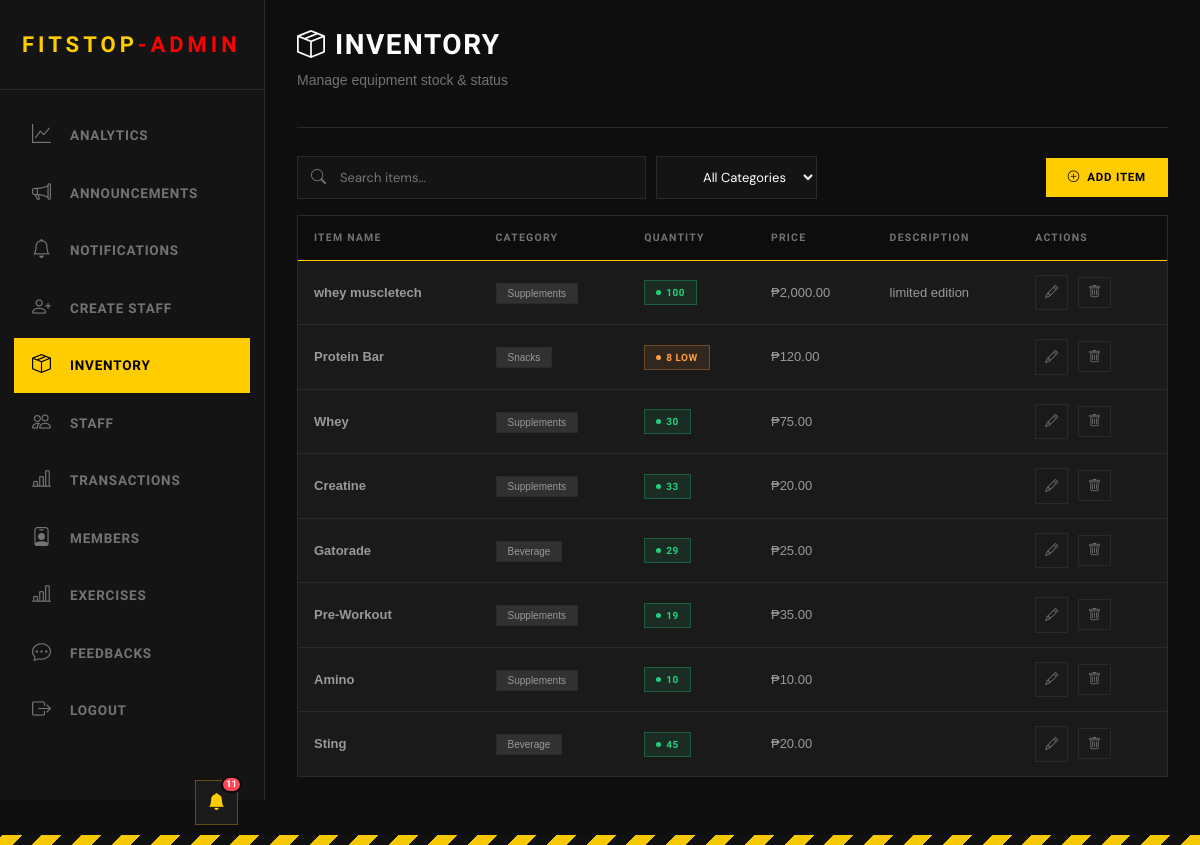
Page /admin/view_inventory.php (signed in) on the earlier database version.
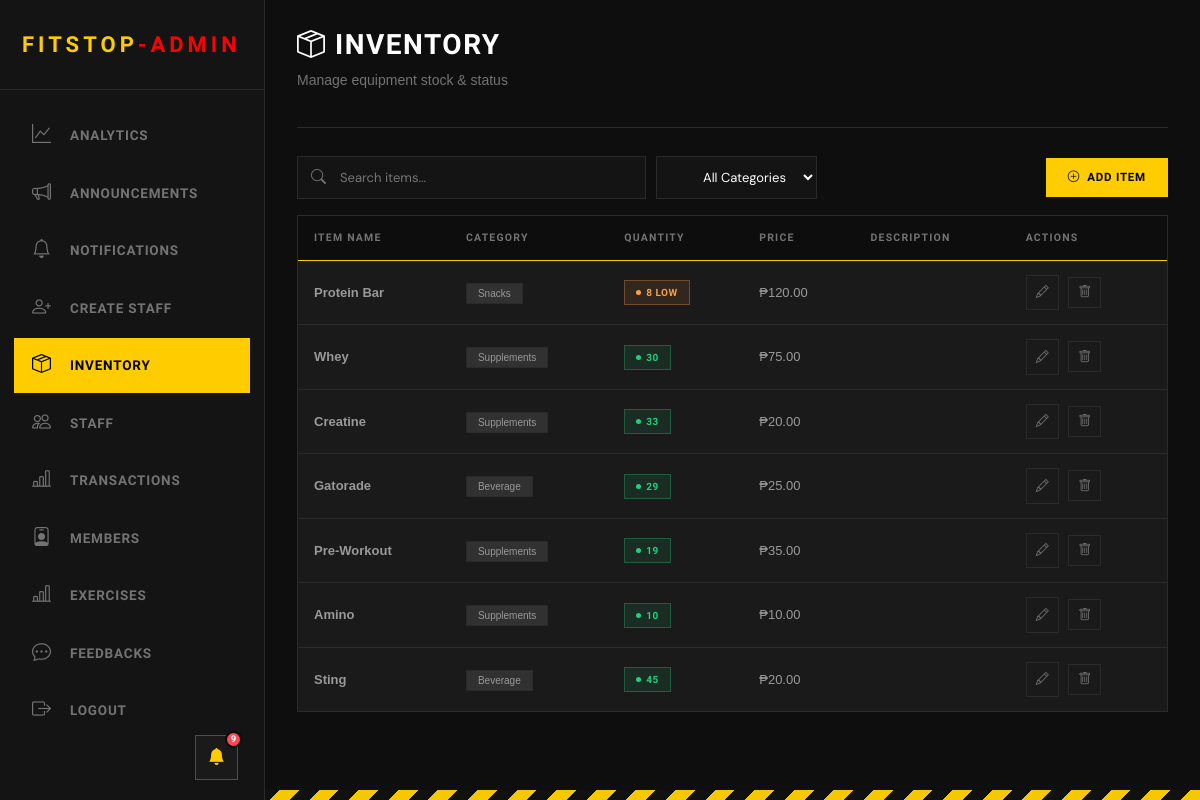
Same page on the later database version.
### tables this page shows
CREATE TABLE inventory (   id INTEGER PRIMARY KEY AUTOINCREMENT,   item_name VARCHAR(100) NOT NULL,   category VARCHAR(50) NOT NULL,   quantity INTEGER NOT NULL DEFAULT 0,   price DECIMAL(10, 2) NOT NULL DEFAULT 0.00,   description TEXT,   created_at TIMESTAMP DEFAULT CURRENT_TIMESTAMP,   updated_at TIMESTAMP DEFAULT CURRENT_TIMESTAMP );

### admin/view_inventory.php (the view, shortened to what the changed rows need)
<?php
include("../Login/connection.php");
$records_per_page = 10;
$page = isset($_GET['page']) ? (int) $_GET['page'] : 1;
$offset = ($page - 1) * $records_per_page;
$where_conditions = [];
$where_clause = count($where_conditions) > 0 ? "WHERE " . implode(" AND ", $where_conditions) : "";
$stmt = $pdo->prepare("SELECT * FROM inventory $where_clause ORDER BY created_at DESC LIMIT :limit OFFSET :offset");
$stmt->bindValue(':limit', $records_per_page, PDO::PARAM_INT);
$stmt->bindValue(':offset', $offset, PDO::PARAM_INT);
$stmt->execute();
$items = $stmt->fetchAll();
?>
<!DOCTYPE html>
<html>
<head>
    <link href="https://cdn.jsdelivr.net/npm/bootstrap@5.3.8/dist/css/bootstrap.min.css" rel="stylesheet"
>
    <link rel="stylesheet" href="styles.css">
    <link href="../styles.css" rel="stylesheet">
    <link rel="stylesheet" href="https://cdnjs.cloudflare.com/ajax/libs/font-awesome/6.4.0/css/all.min.css">
    <link rel="stylesheet" href="https://cdn.jsdelivr.net/npm/bootstrap-icons@1.11.0/font/bootstrap-icons.css">
</head>
<body>
    <?php include('includes/header_admin.php') ?>
    <div class="main-content">
        <div class="topbar">
            <div class="topbar-left">
                <h1><i class="bi bi-box-seam"></i> Inventory</h1>
            </div>
        </div>
        <section>
            <div class="inventory-table">
                <table>
                    <thead>
                        <tr>
                            <th>Item Name</th>
                            <th>Category</th>
                            <th>Quantity</th>
                            <th>Price</th>
                            <th>Description</th>
                            <th>Actions</th>
                        </tr>
                    </thead>
                    <tbody>
                        <?php if (count($items) > 0): ?>
                            <?php foreach ($items as $item): ?>
                                <tr>
                                    <td><strong><?php echo htmlspecialchars($item['item_name']); ?></strong></td>
                                    <td><span
                                            style="padding: 4px 11px; font-size: 10px; background: rgba(255,255,255,0.1); border: 1px solid var(--border);"><?php echo htmlspecialchars($item['category']); ?></span>
                                    </td>
                                    <td>
                                        <?php if ($item['quantity'] == 0): ?>
                                            <span class="status-badge inactive">Out of Stock</span>
                                        <?php elseif ($item['quantity'] < 10): ?>
                                            <span class="status-badge low-stock"><?php echo $item['quantity']; ?> Low</span>
                                        <?php else: ?>
                                            <span class="status-badge active"><?php echo $item['quantity']; ?></span>
                                        <?php endif; ?>
                                    </td>
                                    <td>₱<?php echo number_format($item['price'], 2); ?></td>
                                    <td><?php echo htmlspecialchars(substr($item['description'], 0, 50)) . (strlen($item['description']) > 50 ? '...' : ''); ?>
                                    </td>
                                    <td>
                                        <button class="btn-icon"
                                            onclick="editItem(<?php echo htmlspecialchars(json_encode($item)); ?>)">
                                            <i class="bi bi-pencil"></i>
                                        </button>
                                        <a href="?delete=<?php echo $item['id']; ?>" class="btn-icon"
                                            onclick="return confirm('Are you sure?')">
                                            <i class="bi bi-trash"></i>
                                        </a>
                                    </td>
                                </tr>
                            <?php endforeach; ?>
                        <?php endif; ?>
                    </tbody>
                </table>
            </div>
        </section>
</body>
</html>

### admin/includes/header_admin.php (shortened to what the changed rows need)
<head>
    <link rel="stylesheet" href="../staff/staff.css">
    <link href="../styles.css" rel="stylesheet">
    <link rel="stylesheet" href="https://cdnjs.cloudflare.com/ajax/libs/font-awesome/6.4.0/css/all.min.css">
    <link rel="stylesheet" href="https://cdn.jsdelivr.net/npm/bootstrap-icons@1.11.0/font/bootstrap-icons.css">
</head>
<div style="position: fixed; bottom: 20px; left: calc(var(--sidebar-w) - 70px); z-index: 1001;">
    <div class="notif-wrapper">
        <button class="notif-bell-btn" id="notifBellBtn">
            <i class="bi bi-bell-fill"></i>
            <?php
            include('../login/connection.php');
            $unread_stmt = $pdo->query("SELECT COUNT(*) as count FROM notification_history WHERE is_read = 0");
            $unread_count = $unread_stmt->fetch()['count'];
            if ($unread_count > 0):
            ?>
                <span class="notif-badge"><?php echo $unread_count; ?></span>
            <?php endif; ?>
        </button>
    </div>
</div>

Differences in the rows shown:
removed inventory: item_name "whey muscletech", category "Supplements", quantity "100", price "2,000.00", description "limited edition"
Other differences:
$unread_count: "11" → "9"
